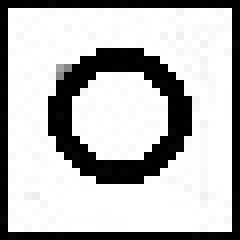
#> input picture circle dataset/2.jpg, 30 x 30 px (shown 8 times larger); its folder holds only this picture in this run
$ python 'IMAGE_READ_TO_0'"'"'S_&_1'"'"'S.py'
#> lines starting #> are read from the running program, lines starting #| are printed output that depends on the picture
import cv2
import openpyxl
import glob

##################################################################################

path = "C:\\Users\\RAPTOR\\Desktop\\circle dataset\\*"

for file in glob.glob(path):

    print(file)
    img = cv2.imread(file,2)
#> img is the input picture: shape (30, 30); min 0, max 255, mean 184.1

    ret, bw_img = cv2.threshold(img,127,255,cv2.THRESH_BINARY)
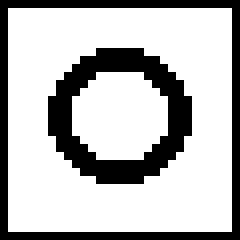
#> bw_img: shape (30, 30) (shown 8 times larger); 72.7% white; black in thin lines or dots


    pix_val = list(bw_img)
#> pix_val = 30 items
    pix_val_flat = [x for sets in pix_val for x in sets]
#> pix_val_flat = 900 values, max 255 at index 31, min 0 at index 0, mean 185.3
    #print(pix_val_flat,'\n')

    list_ = []
    for val in pix_val_flat:
        if (val<=255 and val>=200):
            list_.append(0)
        elif(val<30):
            list_.append(1)
#> this loop made 900 passes
#> val on passes 2 to 4: 0, 0, 0
#> after the loop, list_ = 900 values, max 1 at index 0, min 0 at index 31, mean 0.273

    print(list_,"\n")
#> (printed output is left out)

    file = 'C:\\Users\\RAPTOR\\Desktop\\one.xlsx'

#> (the run stopped early here; a loop or call above may not have finished)
